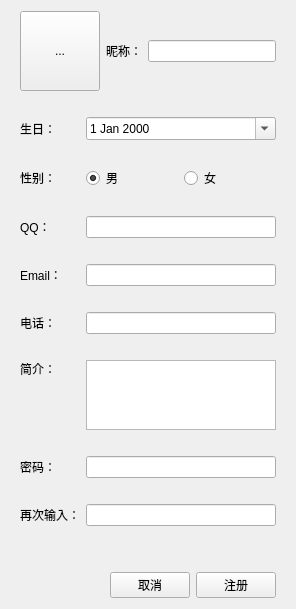
<?xml version="1.0" encoding="UTF-8"?>
<ui version="4.0">
 <class>RegisterDialog</class>
 <widget class="QWidget" name="RegisterDialog">
  <property name="geometry">
   <rect>
    <x>0</x>
    <y>0</y>
    <width>296</width>
    <height>588</height>
   </rect>
  </property>
  <property name="windowTitle">
   <string>注册账号</string>
  </property>
  <layout class="QGridLayout" name="gridLayout">
   <property name="leftMargin">
    <number>20</number>
   </property>
   <property name="rightMargin">
    <number>20</number>
   </property>
   <item row="3" column="1">
    <layout class="QHBoxLayout" name="horizontalLayout">
     <item>
      <widget class="QRadioButton" name="fManRBt">
       <property name="text">
        <string>男</string>
       </property>
       <property name="checked">
        <bool>true</bool>
       </property>
      </widget>
     </item>
     <item>
      <widget class="QRadioButton" name="fWomenRBt">
       <property name="text">
        <string>女</string>
       </property>
      </widget>
     </item>
    </layout>
   </item>
   <item row="0" column="0" colspan="2">
    <layout class="QGridLayout" name="gridLayout_2">
     <item row="0" column="2">
      <widget class="QLineEdit" name="fNickNameLEdit"/>
     </item>
     <item row="0" column="0">
      <widget class="QToolButton" name="fIconTBt">
       <property name="minimumSize">
        <size>
         <width>80</width>
         <height>80</height>
        </size>
       </property>
       <property name="text">
        <string>...</string>
       </property>
      </widget>
     </item>
     <item row="1" column="0" colspan="3">
      <widget class="QLabel" name="label_14">
       <property name="text">
        <string/>
       </property>
      </widget>
     </item>
     <item row="0" column="1">
      <widget class="QLabel" name="label">
       <property name="text">
        <string>昵称：</string>
       </property>
      </widget>
     </item>
    </layout>
   </item>
   <item row="21" column="0" colspan="2">
    <layout class="QHBoxLayout" name="horizontalLayout_2">
     <item>
      <spacer name="horizontalSpacer">
       <property name="orientation">
        <enum>Qt::Horizontal</enum>
       </property>
       <property name="sizeHint" stdset="0">
        <size>
         <width>303</width>
         <height>20</height>
        </size>
       </property>
      </spacer>
     </item>
     <item>
      <widget class="QPushButton" name="fCancelBt">
       <property name="text">
        <string>取消</string>
       </property>
      </widget>
     </item>
     <item>
      <widget class="QPushButton" name="fRegisterBt">
       <property name="text">
        <string>注册</string>
       </property>
      </widget>
     </item>
    </layout>
   </item>
   <item row="10" column="0" colspan="2">
    <widget class="QLabel" name="label_19">
     <property name="text">
      <string/>
     </property>
    </widget>
   </item>
   <item row="4" column="0" colspan="2">
    <widget class="QLabel" name="label_16">
     <property name="text">
      <string/>
     </property>
    </widget>
   </item>
   <item row="5" column="0">
    <widget class="QLabel" name="label_3">
     <property name="text">
      <string>QQ：</string>
     </property>
    </widget>
   </item>
   <item row="9" column="0">
    <widget class="QLabel" name="label_8">
     <property name="text">
      <string>电话：</string>
     </property>
    </widget>
   </item>
   <item row="1" column="0">
    <widget class="QLabel" name="label_2">
     <property name="text">
      <string>生日：</string>
     </property>
    </widget>
   </item>
   <item row="11" column="1">
    <widget class="QTextEdit" name="fProfileTextEdit"/>
   </item>
   <item row="8" column="0" colspan="2">
    <widget class="QLabel" name="label_18">
     <property name="text">
      <string/>
     </property>
    </widget>
   </item>
   <item row="3" column="0">
    <widget class="QLabel" name="label_6">
     <property name="text">
      <string>性别：</string>
     </property>
    </widget>
   </item>
   <item row="20" column="0" colspan="2">
    <widget class="QLabel" name="label_20">
     <property name="text">
      <string/>
     </property>
    </widget>
   </item>
   <item row="7" column="1">
    <widget class="QLineEdit" name="fEmailLEdit"/>
   </item>
   <item row="1" column="1">
    <widget class="QDateEdit" name="fBirthdayDateEdit">
     <property name="calendarPopup">
      <bool>true</bool>
     </property>
    </widget>
   </item>
   <item row="5" column="1">
    <widget class="QLineEdit" name="fQQLEdit"/>
   </item>
   <item row="6" column="0" colspan="2">
    <widget class="QLabel" name="label_17">
     <property name="text">
      <string/>
     </property>
    </widget>
   </item>
   <item row="9" column="1">
    <widget class="QLineEdit" name="fPhoneLEdit"/>
   </item>
   <item row="11" column="0">
    <widget class="QLabel" name="label_7">
     <property name="text">
      <string>简介：</string>
     </property>
     <property name="alignment">
      <set>Qt::AlignLeading|Qt::AlignLeft|Qt::AlignTop</set>
     </property>
    </widget>
   </item>
   <item row="7" column="0">
    <widget class="QLabel" name="label_4">
     <property name="text">
      <string>Email：</string>
     </property>
    </widget>
   </item>
   <item row="2" column="0" colspan="2">
    <widget class="QLabel" name="label_15">
     <property name="text">
      <string/>
     </property>
    </widget>
   </item>
   <item row="12" column="0" colspan="2">
    <widget class="QLabel" name="label_9">
     <property name="text">
      <string/>
     </property>
    </widget>
   </item>
   <item row="13" column="1">
    <widget class="QLineEdit" name="fPasswordLEdit">
     <property name="echoMode">
      <enum>QLineEdit::Password</enum>
     </property>
    </widget>
   </item>
   <item row="13" column="0">
    <widget class="QLabel" name="label_5">
     <property name="text">
      <string>密码：</string>
     </property>
    </widget>
   </item>
   <item row="15" column="0" colspan="2">
    <widget class="QLabel" name="label_10">
     <property name="text">
      <string/>
     </property>
    </widget>
   </item>
   <item row="16" column="0">
    <widget class="QLabel" name="label_12">
     <property name="text">
      <string>再次输入：</string>
     </property>
    </widget>
   </item>
   <item row="16" column="1">
    <widget class="QLineEdit" name="fPasswordLEdit2">
     <property name="echoMode">
      <enum>QLineEdit::Password</enum>
     </property>
    </widget>
   </item>
   <item row="19" column="0" colspan="2">
    <widget class="QLabel" name="label_11">
     <property name="text">
      <string/>
     </property>
    </widget>
   </item>
  </layout>
 </widget>
 <layoutdefault spacing="6" margin="11"/>
 <resources/>
 <connections/>
</ui>
